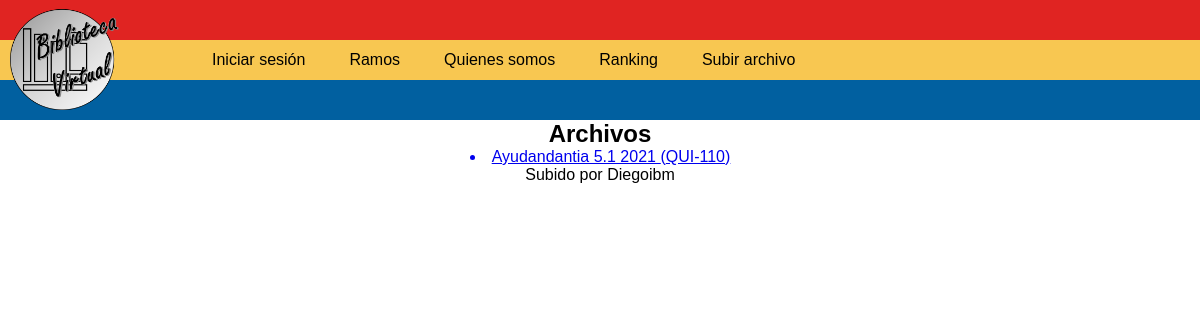
Before: /ramos/QUI-110/ with the older database file.
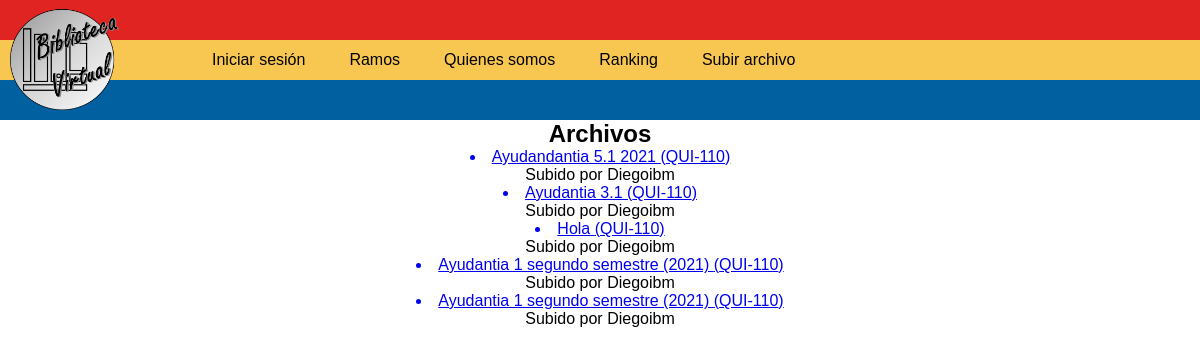
After: the same page with the newer database file.
### Biblio/models.py (models this page shows, shortened)
class Post(models.Model):
    titulo=models.CharField(max_length=51)
    user = models.ForeignKey(User, on_delete=models.CASCADE, related_name='posts')
    timestap = models.DateTimeField(default=timezone.now)
    ramo = models.CharField(max_length=7)
    archivo = models.FileField(upload_to="myfolder/", blank=True, null=True)
    likes = models.ManyToManyField(User, related_name="UserPost")

### Biblio/views.py (the view)
# urls.py: path('ramos/<str:asignatura>/',VerArchivos),
def VerArchivos(request,asignatura):
    posts = Post.objects.all().filter(ramo=asignatura)
    context= {'posts': posts}
    return render(request,"ramos.html",context)

### templates/ramos.html (shortened to what this page needs)
{% load static %}
<head>
    <link rel="stylesheet" type="text/css" href='{% static "css/ramos.css" %}'/>
</head>
<body>
    {%include "Barrasuperior.html"%}
        <article>
        <h1>Archivos</h1>
        <div class="container-article">
            {%for post in posts%}
                <a class="archivo" href={{post.archivo.url}} download><li>{{post.titulo}}  ({{post.ramo}})</li></a>
                <a class="datos">Subido por {{post.user}}<br></a>
            {%endfor%}
        </div>
        </article>
</body>

### templates/Barrasuperior.html (shortened to what this page needs)
{% load static %}
<head>
<link rel="stylesheet" type="text/css" href='{% static "css/BarraFija.css" %}'/>
</head>
<body>
    <header class="header">
        <a class="rojo" href="http://127.0.0.1:8000/inicio/"><img class="logo" src= '{% static "imagenes/Logo pagina.png" %}'></a>
        <nav class="nav">
            <ul class="nav-menu">
                <li class="nav-menu-item"><a href="http://127.0.0.1:8000/login/" class="nav-menu-link">Iniciar sesión</a></li>
                <li class="nav-menu-item"><a href="http://127.0.0.1:8000/ramos/" class="nav-menu-link">Ramos</a></li>
                <li class="nav-menu-item"><a href="http://127.0.0.1:8000/equipo/" class="nav-menu-link">Quienes somos</a></li>
                <li class="nav-menu-item"><a href="http://127.0.0.1:8000/ranking/" class="nav-menu-link">Ranking</a></li>
                <li class="nav-menu-item"><a href="http://127.0.0.1:8000/upload/" class="nav-menu-link">Subir archivo</a></li>
            </ul>
        </nav>
        <a class="azul"></a>
    </header>
</body>

### static/css/ramos.css (style rules this page uses)
body { font-family: 'Ubuntu', sans-serif; text-decoration: none; text-align: center; }

### static/css/BarraFija.css (style rules this page uses)
* { box-sizing: border-box; margin: 0; }
body { font-family: 'Ubuntu', sans-serif; }
.header { height: 120px; width: 100%; background-color:#F8C751 ; }
.rojo { display: flex; background-color: #E02422; height: 40px; }
.nav { display: flex; justify-content: space-between; background-color: #F8C751; height: 40px; margin-left: 150px; }
.azul { display: flex; background-color: #0160A0; height: 40px; }
.nav-menu { display: flex; margin-right: 40px; list-style: none; }
.nav-menu-item { font-size: 16px; line-height: 40px; margin: 0 10px; }
.nav-menu-link { color: black; text-decoration: none; padding: 8px 12px; border-radius: 3px; }
.logo { width: 110px; height: 110px; margin-left: 10px; }

Changed rows visible on the page:
added Post: titulo "Ayudantia 3.1", ramo "QUI-110", user "Diegoibm"
added Post: titulo "Hola", ramo "QUI-110", user "Diegoibm"
added Post: titulo "Ayudantia 1 segundo semestre (2021)", ramo "QUI-110", user "Diegoibm"
added Post: titulo "Ayudantia 1 segundo semestre (2021)", ramo "QUI-110", user "Diegoibm"
